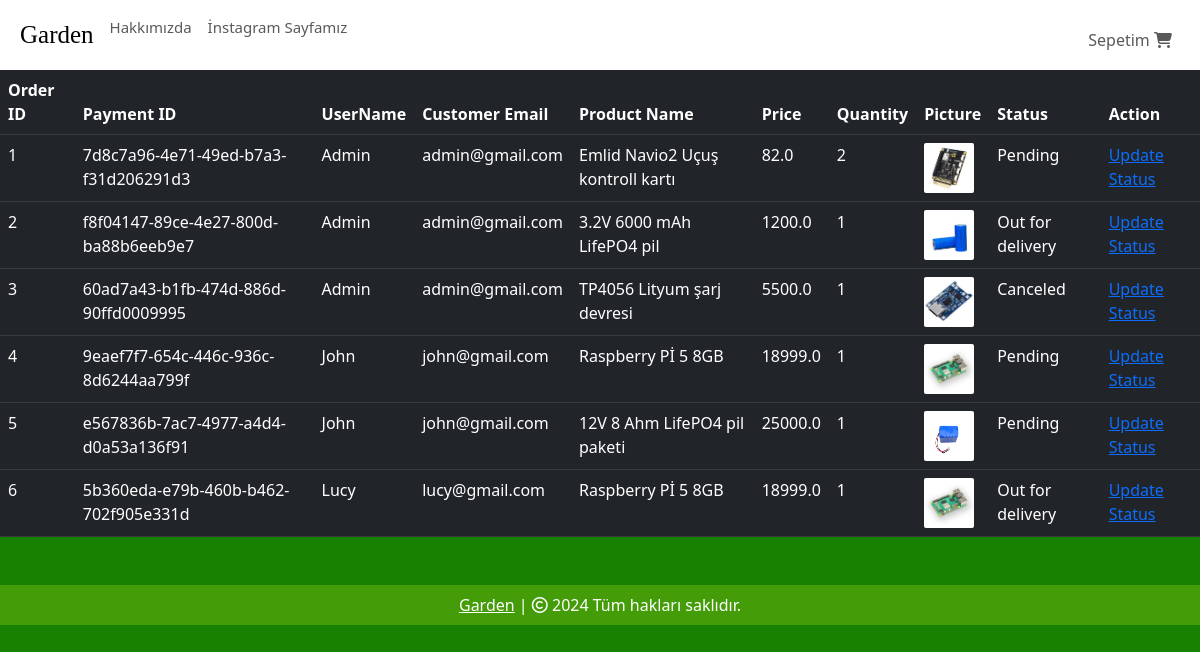
Before: /view-orders (signed in) with the older database file.
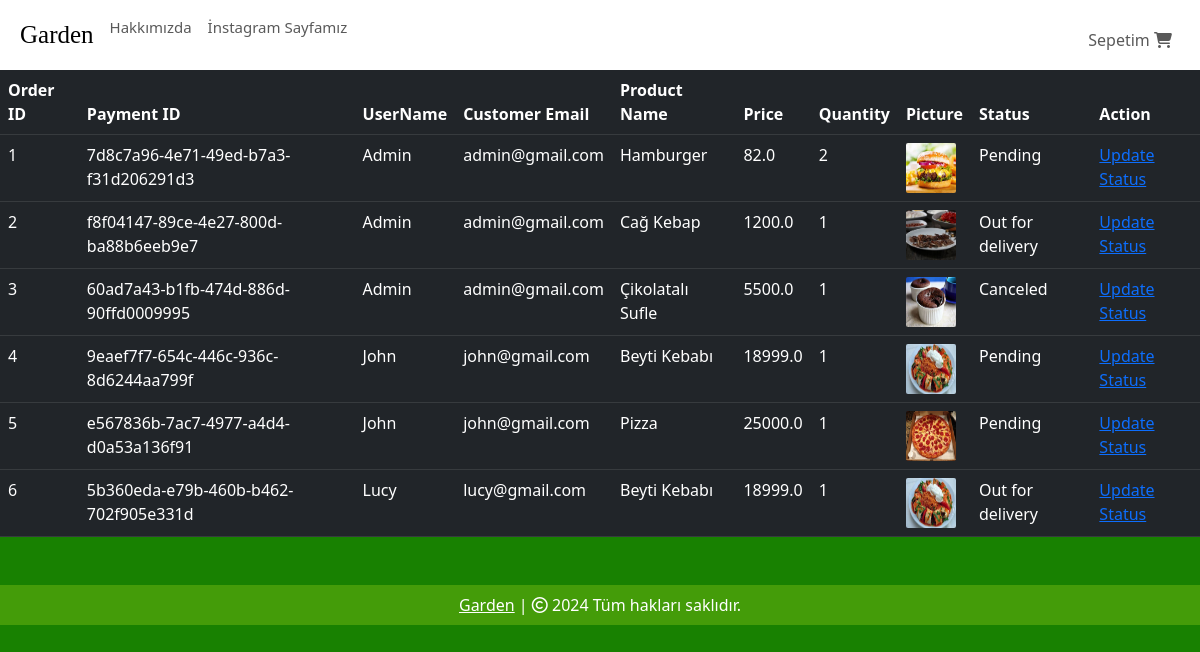
After: the same page with the newer database file.
### website/models.py (models this page shows, shortened)
class Order(db.Model):
    id = db.Column(db.Integer, primary_key=True)
    quantity = db.Column(db.Integer, nullable=False)
    price = db.Column(db.Float, nullable=False)
    status = db.Column(db.String(100), nullable=False)
    payment_id = db.Column(db.String(1000), nullable=False)
    customer_link = db.Column(db.Integer, db.ForeignKey('customer.id'), nullable=False)
    product_link = db.Column(db.Integer, db.ForeignKey('product.id'), nullable=False)

class Product(db.Model):
    id = db.Column(db.Integer, primary_key=True)
    product_name = db.Column(db.String(100), nullable=False)
    current_price = db.Column(db.Float, nullable=False)
    previous_price = db.Column(db.Float, nullable=False)
    in_stock = db.Column(db.Integer, nullable=False)
    product_picture = db.Column(db.String(1000), nullable=False)
    flash_sale = db.Column(db.Boolean, default=False)
    date_added = db.Column(db.DateTime, default=datetime.utcnow)
    carts = db.relationship('Cart', backref=db.backref('product', lazy=True))
    orders = db.relationship('Order', backref=db.backref('product', lazy=True))

class Customer(db.Model, UserMixin):
    id = db.Column(db.Integer, primary_key=True)
    email = db.Column(db.String(100), unique=True)
    username = db.Column(db.String(100))
    password_hash = db.Column(db.String(150))
    date_joined = db.Column(db.DateTime(), default=datetime.utcnow)
    cart_items = db.relationship('Cart', backref=db.backref('customer', lazy=True))
    orders = db.relationship('Order', backref=db.backref('customer', lazy=True))
    @property
    def password(self):
        raise AttributeError('Password is not a readable Attribute')

### website/admin.py (the view)
@admin.route('/view-orders')
@login_required
def order_view():
    if current_user.id == 6:
        orders = Order.query.all()
        return render_template('view_orders.html', orders=orders)
    return render_template('404.html')

### website/templates/view_orders.html (shortened to what this page needs)
{% extends 'base.html' %}
{% block body %}
<table class="table table-dark table-hover">
    <thead>
        <tr>
            <th scope="col">Order ID</th>
            <th scope="col">Payment ID</th>
            <th scope="col">UserName</th>
            <th scope="col">Customer Email</th>
            <th scope="col">Product Name</th>
            <th scope="col">Price</th>
            <th scope="col">Quantity</th>
            <th scope="col">Picture</th>
            <th scope="col">Status</th>
            <th scope="col">Action</th>
        </tr>
    </thead>
    <tbody>
        {% for order in orders %}
        <tr>
            <td>{{ order.id }}</td>
            <td>{{ order.payment_id }}</td>
            <td>{{ order.customer.username }}</td>
            <td>{{ order.customer.email }}</td>
            <td>{{ order.product.product_name }}</td>
            <td>{{ order.price }}</td>
            <td>{{ order.quantity }}</td>
            <td><img src="{{ order.product.product_picture }}" alt="" style="height: 50px; width: 50px; border-radius: 2px;"></td>
            <td>{{ order.status}}</td>
            <td>
                <a href="/update-order/{{ order.id }}">Update Status</a>
            </td>
        </tr>
        {% endfor %}
    </tbody>
</table>
{% endblock %}

Changed rows visible on the page:
changed through a linked row, Order "7d8c7a96-4e71-49ed-b7a3-f31d206291d3": product.product_name "Emlid Navio2 Uçuş kontroll kartı" → "Hamburger"; product.product_picture: a different picture
changed through a linked row, Order "f8f04147-89ce-4e27-800d-ba88b6eeb9e7": product.product_name "3.2V 6000 mAh LifePO4 pil" → "Cağ Kebap"; product.product_picture: a different picture
changed through a linked row, Order "60ad7a43-b1fb-474d-886d-90ffd0009995": product.product_name "TP4056 Lityum şarj devresi" → "Çikolatalı Sufle"; product.product_picture: a different picture
changed through a linked row, Order "9eaef7f7-654c-446c-936c-8d6244aa799f": product.product_name "Raspberry Pİ 5 8GB" → "Beyti Kebabı"; product.product_picture: a different picture
changed through a linked row, Order "e567836b-7ac7-4977-a4d4-d0a53a136f91": product.product_name "12V 8 Ahm LifePO4 pil paketi" → "Pizza"; product.product_picture: a different picture
changed through a linked row, Order "5b360eda-e79b-460b-b462-702f905e331d": product.product_name "Raspberry Pİ 5 8GB" → "Beyti Kebabı"; product.product_picture: a different picture
